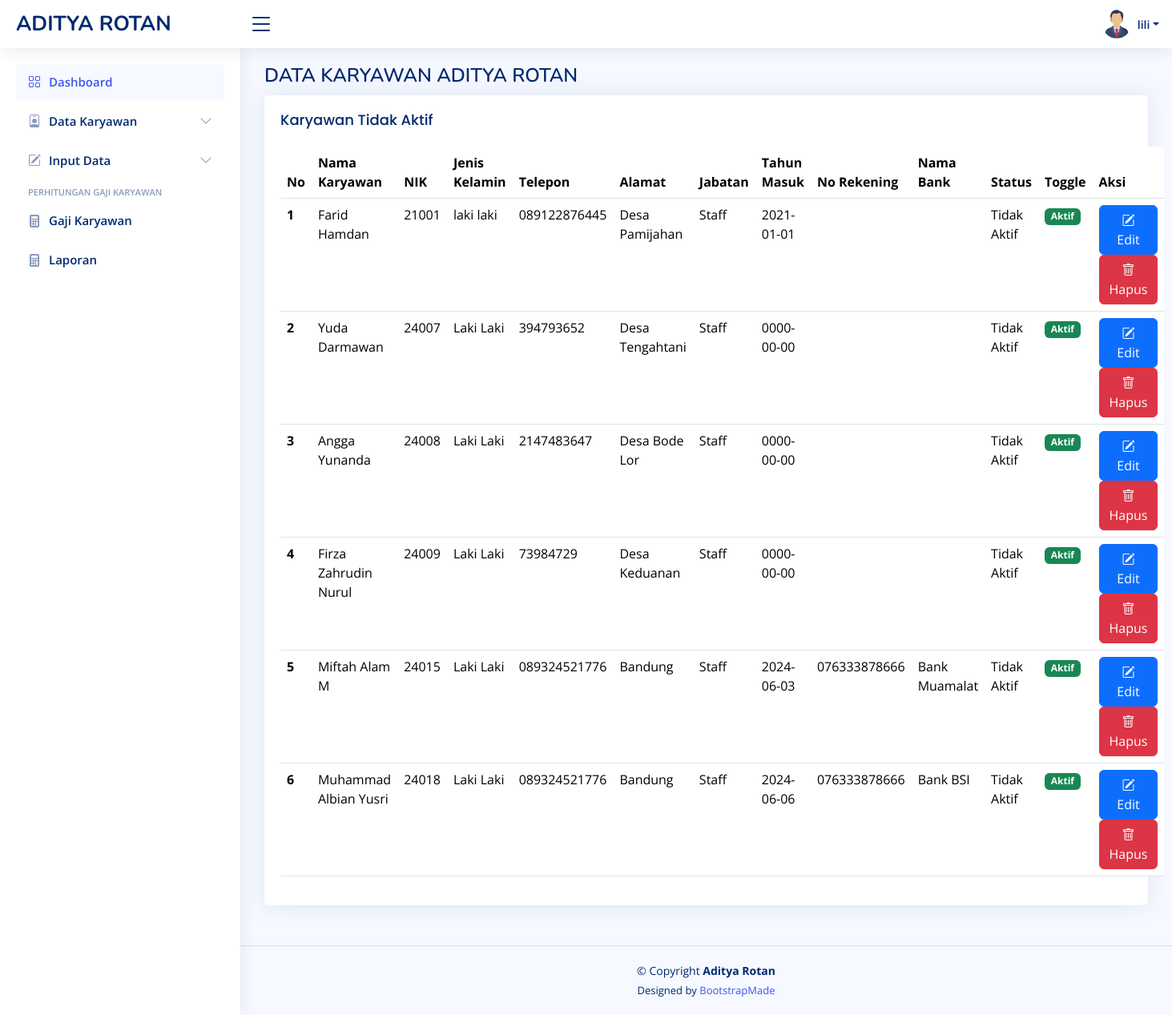
The page /karyawan_lama.php (signed in) on the database its author committed.
### tables this page shows
CREATE TABLE `akun` (
  `id_user` int(5) NOT NULL,
  `username` varchar(100) NOT NULL,
  `email` varchar(100) NOT NULL,
  `password` varchar(100) NOT NULL,
  `photo` varchar(255) NOT NULL,
  `telp` varchar(13) NOT NULL
);

CREATE TABLE `karyawan` (
  `id_karyawan` int(5) NOT NULL,
  `nama_karyawan` varchar(100) NOT NULL,
  `NIK` varchar(25) NOT NULL,
  `jenis_kelamin` varchar(30) NOT NULL,
  `nomer_hp` varchar(13) NOT NULL,
  `alamat` varchar(150) NOT NULL,
  `jabatan` varchar(25) NOT NULL,
  `thn_masuk` date NOT NULL,
  `no_rek` varchar(50) NOT NULL,
  `bank` varchar(100) NOT NULL,
  `status` tinyint(1) NOT NULL
);

### karyawan_lama.php (the view, shortened to what this page needs)
<?php
require 'function.php';
?>
<?php include "template/header.php"; ?>
<?php include "template/sidebar.php"; ?>
<main id="main" class="main">
    <div class="pagetitle">
        <h1>DATA KARYAWAN ADITYA ROTAN</h1>
    </div>
    <section class="section">
        <div class="row">
            <div class="col-lg-12">
                <div class="card">
                    <div class="card-body">
                        <h5 class="card-title">Karyawan Tidak Aktif</h5>
                        <table class="table datatable">
                            <thead>
                                <tr>
                                    <th scope="col">No</th>
                                    <th scope="col">Nama Karyawan</th>
                                    <th scope="col">NIK</th>
                                    <th scope="col">Jenis Kelamin</th>
                                    <th scope="col">Telepon</th>
                                    <th scope="col">Alamat</th>
                                    <th scope="col">Jabatan</th>
                                    <th scope="col">Tahun Masuk</th>
                                    <th scope="col">No Rekening</th>
                                    <th scope="col">Nama Bank</th>
                                    <th scope="col">Status</th>
                                    <th scope="col">Toggle</th>
                                    <th scope="col">Aksi</th>
                                </tr>
                            </thead>
                            <tbody>
                                <?php
                                include 'koneksi.php';
                                $no = 1;
                                $data = mysqli_query($koneksi, "SELECT * FROM `karyawan` WHERE status = 'Tidak Aktif'");
                                while ($d = mysqli_fetch_array($data)) {
                                ?>
                                    <tr>
                                        <th scope="row"><?= $no++; ?></th>
                                        <td><?= $d["nama_karyawan"]; ?></td>
                                        <td><?= $d["NIK"]; ?></td>
                                        <td><?= $d["jenis_kelamin"]; ?></td>
                                        <td><?= $d["nomer_hp"]; ?></td>
                                        <td><?= $d["alamat"]; ?></td>
                                        <td><?= $d["jabatan"]; ?></td>
                                        <td><?= $d["thn_masuk"]; ?></td>
                                        <td><?= $d["no_rek"]; ?></td>
                                        <td><?= $d["bank"]; ?></td>
                                        <td><?= ($d["status"] == "1") ? 'Aktif' : 'Tidak Aktif'; ?></td>
                                        <td>
                                            <?php if ($d['status'] == "1") { ?>
                                                <a href="nonaktif.php?id=<?php echo $d['id_karyawan']; ?>"><span class="badge bg-danger">Tidak Aktif</span></a>
                                            <?php } else { ?>
                                                <a href="aktif.php?id=<?php echo $d['id_karyawan']; ?>"><span class="badge bg-success">Aktif</span></a>
                                            <?php } ?>
                                        </td>
                                        <td>
                                            <a href="update_karyawan.php?id=<?php echo $d['id_karyawan']; ?>&source=karyawan_lama" class="btn btn-primary"><i class="bi bi-pencil-square"></i> Edit</a>
                                            <a href="delete_karyawan.php?id=<?php echo $d['id_karyawan']; ?>" class="btn btn-danger" onclick="return confirm('Apakah Anda yakin ingin menghapus karyawan ini?')"><i class="bi bi-trash"></i> Hapus</a>
                                        </td>
                                    </tr>
                                <?php
                                }
                                ?>
                            </tbody>
                        </table>
                    </div>
                </div>
            </div>
        </div>
    </section>
</main>
<?php include "template/footer.php"; ?>

### template/header.php (shortened to what this page needs)
<?php
include_once("koneksi.php");
$username = $_SESSION['username'];
$sql = "SELECT * FROM akun WHERE username = '$username'";
$query = mysqli_query($koneksi, $sql);
$akun = mysqli_fetch_assoc($query);
?>
<!DOCTYPE html>
<html lang="en">
  <head>
    <link href="assets/vendor/bootstrap/css/bootstrap.min.css" rel="stylesheet" />
    <link href="assets/vendor/bootstrap-icons/bootstrap-icons.css" rel="stylesheet" />
    <link href="assets/vendor/boxicons/css/boxicons.min.css" rel="stylesheet" />
    <link href="assets/vendor/quill/quill.snow.css" rel="stylesheet" />
    <link href="assets/vendor/quill/quill.bubble.css" rel="stylesheet" />
    <link href="assets/vendor/remixicon/remixicon.css" rel="stylesheet" />
    <link href="assets/vendor/simple-datatables/style.css" rel="stylesheet" />
    <link href="assets/css/style.css" rel="stylesheet" />
  </head>
  <body>
    <header id="header" class="header fixed-top d-flex align-items-center">
      <div class="d-flex align-items-center justify-content-between">
        <a href="index.html" class="logo d-flex align-items-center">
          <span class="d-none d-lg-block">ADITYA ROTAN</span>
        </a>
        <i class="bi bi-list toggle-sidebar-btn"></i>
      </div>
      <nav class="header-nav ms-auto">
        <ul class="d-flex align-items-center">
          <li class="nav-item dropdown pe-3">
            <a class="nav-link nav-profile d-flex align-items-center pe-0" href="#" data-bs-toggle="dropdown">
              <?php
              if ($akun['photo'] == "") {
              ?>
                  <img src="assets/img/user.png" alt="Profile.php" class="rounded-circle">
              <?php
              } else {
              ?>
                  <img src="assets/img/<?= $akun['photo'] ?>" alt="Profile.php" class="rounded-circle">
              <?php
              }
              ?>
              <span class="d-none d-md-block dropdown-toggle ps-2"><?= $username; ?></span> </a
            >
          </li>
        </ul>
      </nav>
    </header>

### assets/css/style.css (style rules this page uses)
:root { scroll-behavior: smooth; }
body { font-family: "Open Sans", sans-serif; background: #f6f9ff; color: #444444; }
a { color: #4154f1; text-decoration: none; }
h1, h2, h3, h4, h5, h6 { font-family: "Nunito", sans-serif; }
#main { margin-top: 60px; padding: 20px 30px; transition: all 0.3s; }
.pagetitle { margin-bottom: 10px; }
.pagetitle h1 { font-size: 24px; margin-bottom: 0; font-weight: 600; color: #012970; }
.card { margin-bottom: 30px; border: none; border-radius: 5px; box-shadow: 0px 0 30px rgba(1, 41, 112, 0.1); }
.card-title { padding: 20px 0 15px 0; font-size: 18px; font-weight: 500; color: #012970; font-family: "Poppins", sans-serif; }
.card-body { padding: 0 20px 20px 20px; }
.logo { line-height: 1; }
@media (min-width: 1200px) { .logo { width: 280px; } }
.logo span { font-size: 26px; font-weight: 700; color: #012970; font-family: "Nunito", sans-serif; }
.header { transition: all 0.5s; z-index: 997; height: 60px; box-shadow: 0px 2px 20px rgba(1, 41, 112, 0.1); background-color: #fff; padding-left: 20px; }
.header .toggle-sidebar-btn { font-size: 32px; padding-left: 10px; cursor: pointer; color: #012970; }
.header-nav ul { list-style: none; }
.header-nav > ul { margin: 0; padding: 0; }
.header-nav .nav-profile { color: #012970; }
.header-nav .nav-profile img { max-height: 36px; }
.header-nav .nav-profile span { font-size: 14px; font-weight: 600; }
@media (min-width: 1200px) { #main, #footer { margin-left: 300px; } }

### rows shown on the page
akun: photo (picture)
karyawan: nama_karyawan "Farid Hamdan", NIK "21001", jenis_kelamin "laki laki", nomer_hp "089122876445", alamat "Desa Pamijahan", jabatan "Staff", thn_masuk "2021-01-01", status "Tidak Aktif"
karyawan: nama_karyawan "Yuda Darmawan", NIK "24007", jenis_kelamin "Laki Laki", nomer_hp "394793652", alamat "Desa Tengahtani", jabatan "Staff", thn_masuk "0000-00-00", status "Tidak Aktif"
karyawan: nama_karyawan "Angga Yunanda", NIK "24008", jenis_kelamin "Laki Laki", nomer_hp "2147483647", alamat "Desa Bode Lor", jabatan "Staff", thn_masuk "0000-00-00", status "Tidak Aktif"
karyawan: nama_karyawan "Firza Zahrudin Nurul", NIK "24009", jenis_kelamin "Laki Laki", nomer_hp "73984729", alamat "Desa Keduanan", jabatan "Staff", thn_masuk "0000-00-00", status "Tidak Aktif"
karyawan: nama_karyawan "Miftah Alam M", NIK "24015", jenis_kelamin "Laki Laki", nomer_hp "089324521776", alamat "Bandung", jabatan "Staff", thn_masuk "2024-06-03", no_rek "076333878666", bank "Bank Muamalat", status "Tidak Aktif"
karyawan: nama_karyawan "Muhammad Albian Yusri", NIK "24018", jenis_kelamin "Laki Laki", nomer_hp "089324521776", alamat "Bandung", jabatan "Staff", thn_masuk "2024-06-06", no_rek "076333878666", bank "Bank BSI", status "Tidak Aktif"

### other values the page prints
$username "lili"
